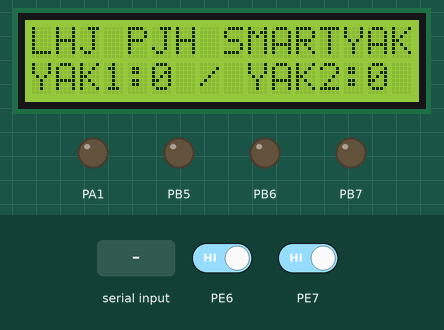
A program run on a simulated ATmega128, built with avr-gcc and emulated at 16 MHz. Parts: 16×2 character LCD, output pins drawn as LEDs (lit = HIGH). Wiring (inferred from the names in the program): PCF8574 port expander at I2C address 0x27. Wiring (inferred from the signals the program sends): character LCD (HD44780): RS Q0; E Q2; backlight Q3; data Q4, Q5, Q6, Q7. Inputs (shaded band) come from the test bench; at power-on: PE7 HIGH, PE6 HIGH.

Above: at 1.3 s.
1.4 s: "1\n" received over Serial
At 1.69 s:
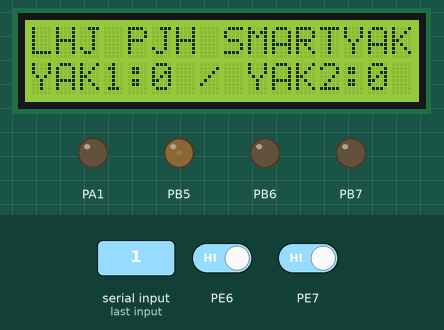
3.2 s: PE7 driven LOW
At 3.44 s:
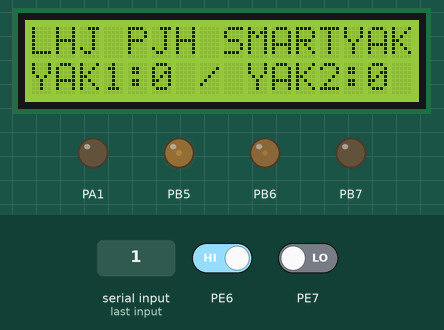
5.0 s: byte 111 ('o') received over Serial
At 5.8 s:
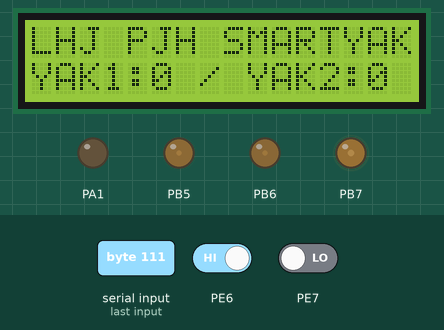
7.8 s: PE6 driven LOW
At 9.1 s:
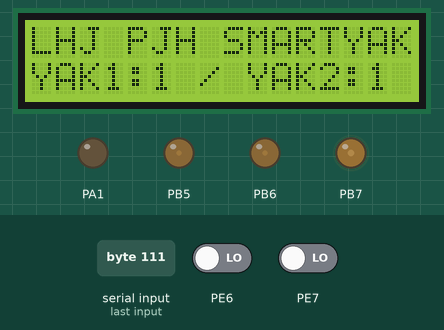
9.4 s: byte 114 ('r') received over Serial
At 10.5 s:
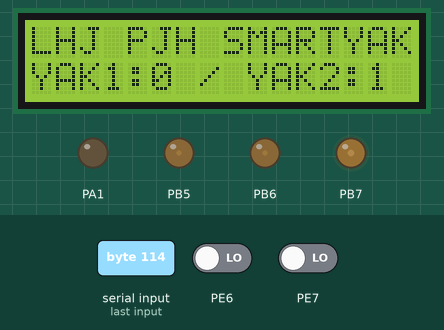
10.9 s: "c\n" received over Serial
At 12.0 s:
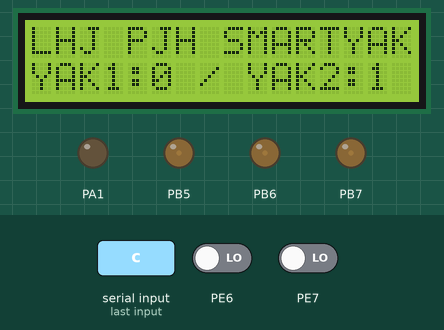
Timing chart, 0 to 13.4 s (numbered marks = the images above; inputs shaded):
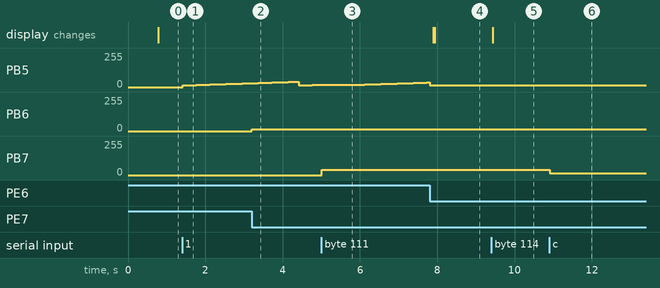

Measured:
- after the input at 1.4 s, PB5: moves from 0/255 to 29/255 over 1.8 s, starting at once
- after the input at 3.2 s, PB6: 0/255 → 13/255 at once
- after the input at 5.0 s, PB7: 0/255 → 40/255 at once
- after the input at 7.8 s, the display: first changes after 0.09 s (image 4 shows a later state)
- after the input at 9.4 s, the display: changes at once (image 5)
- after the input at 10.9 s, PB7: 40/255 → 13/255 at once

The program:

main.c
```c
#define F_CPU 16000000UL
#include <avr/io.h>
#include <util/delay.h>
#include <avr/interrupt.h>
#include "hx711.h"
#include "clcd.h"
#include <string.h>	// strcpy
#include <stdio.h>	// sprintf
//
volatile int check1 = 0;	// 포토 인터럽트0
volatile int check2 = 0;	// 포토 인터럽트1

volatile char receive = 0;	// 어플 받아오는 값
volatile char send = 0;		// 어플 주는 값
volatile char isr_receive = 0;	// 어플 받아오는 값(인터러트)

volatile int check_yak = 0;		// 약이 통안에 있는지 파악하기 위한 변수
volatile int check_time = 0;	// 약 시간인지 아닌지 파악하기 위한 변수

volatile int motor_sel = 0; // 1:A 2:B 3:C .. 어떤 모터를 돌릴지 선택할 변수 switch case ..

// volatile long weight1 = 0;

volatile int yak_cnt1 = 0;
volatile int yak_cnt2 = 0;
volatile int yak_status = 0;

char str0[16] = "LHJ PJH SMARTYAK";
char str1[16] = "0";

void motorA()
{
//	OCR1A = 3100; // +90 deg
// 	OCR1A = 1000;
	for(int i=0 ;i<43; i++){
		if(check1 == 1){
			break;
			OCR1A =1000;
		}
		OCR1A = 1000 + (50*i);
		_delay_ms(70);
	}
// 	_delay_ms(1000);
// 	OCR1A = 1000; // -90 deg
// 	_delay_ms(1000);
}

void motorB()
{
// 	OCR1B = 3100;	// +90 deg
// 	_delay_ms(1000);
// 	OCR1B = 1000;	// -90 deg
// 	_delay_ms(1000);
	for(int j=0 ;j<43; j++){
		if(check2 == 1){
			break;
			OCR1B =1000;
		}
		OCR1B = 1000 + (50*j);
		_delay_ms(100);
	}
}

void motorC()	// 잠금장치 ON OFF
{
	OCR1C = 3100;	// +90 deg
	_delay_ms(1000);
}

void motorC2()	// 잠금장치 ON OFF
{
	OCR1C = 1000;	// 돌아가기 전으로 (-90 deg)
}

ISR(INT6_vect) // PORTD0 포토 인터럽트0
{
	check1 = 1;
	OCR1A = 1000; // -90 deg
}

ISR(INT7_vect) // PORTD1 포토 인터럽트1
{
	check2 = 1;
	OCR1B = 1000;
}

ISR(USART0_RX_vect){	// 인터럽트 수신 // UCSR0B 에 RXCIE = 1 해야함.
	isr_receive=UDR0;

	switch(isr_receive) { 	// o:open, c:close, 1:a약 강제, 2:b약 강제
		case 'o':
			motorC();
			break;
		case 'c':
			motorC2();
			break;
		case '1':
			check_time = 1;
			motor_sel = 1;
			break;
		case '2':
			check_time = 1;
			motor_sel = 2;
			break;
		case 'r':	// reset1
			yak_cnt1 = 0;
			yak_status = 0;
				sprintf(str1, "YAK1:%d / YAK2:%d ", yak_cnt1, yak_cnt2);
				i2c_lcd_string(1, 0, str1);
			break;
		case 'R':	// reset2
			yak_cnt2 = 0;
			yak_status = 0;
				sprintf(str1, "YAK1:%d / YAK2:%d ", yak_cnt1, yak_cnt2);
				i2c_lcd_string(1, 0, str1);
			break;
	}
}

void uart_init() {
	UCSR0A=0x00;
	// ...
	UCSR0B=0x98; // 0b0001 1000 -> 0b1001 1000 = 0x98
	// RXCIE, RXEN, TXEN
	UCSR0C=0x06;
	// 8Bit
	UBRR0H=0;
	// 9600
	UBRR0L=103;
	// 9600
	sei();
}

void uart_send(char data)
{
	while(!(UCSR0A & (1<<UDRE0)));
	UDR0 = data;
}

char uart_receive(void)
{
	while(!(UCSR0A & 0x80));
	//수신완료 flag 비트가 1되면 정지
	return UDR0;
	//UART0번 사용
}

int main(void)
{
	DDRB=0b11100000;   // PB567 out
	TCCR1A=0b10101010; TCCR1B=0x1A;  ICR1=19999;
	// OCR1A -> OC Clear / Fast PWM TOP = ICR1 / 8분주
	// OCR1A=3000; OCR1B=3000;
	// TCCR1B=0x1A; OCR1A=3000; ICR1=19999;
	uart_init();

	// 외부 인터럽트 초기화
	EICRA=0b00000000; //외부인터럽트 01번핀 트리거 신호를  falling edge 설정
	EICRB=0b10100000;
	EIMSK=0b11000000; //INT6, 7을 외부 인터럽트로 사용하기 위해서

//	sei(); // uart_init(); 에 있음
	weight_init();	// 무게 측정 코드 레지스터 설정 함수
	i2c_lcd_init();	// clcd i2c 통신 초기화

	i2c_lcd_string(0, 0, str0);

	sprintf(str1, "YAK1:%d / YAK2:%d ", yak_cnt1, yak_cnt2);
	i2c_lcd_string(1, 0, str1);

//	i2c_lcd_string(1, 0, "test");	// 됨

//	str0[16] = "111111";		// 안됨
//	strcpy(str0, "11111");		// 해결법 string.h 해서.. (문자열을 대입하는 strcpy 함수 사용)
								// 하지만 값을 실시간으로 바꿔야하는게 불가능
//	i2c_lcd_string(0, 0, str0);	//
//	sprintf(str0, "%d", 12345);	// 해결책 stdio.h..
//	i2c_lcd_string(0, 0, str0);	//

	/* 무게 알고리즘 미완성 ★★★★★★

	// 전원 ON 했을 때 무게 측정
	long init_weight[5]=0;
	for(int i=0; i<5; i++){
		init_weight[i]=((ReadCout())/4);
	}	// 5개의 배열안에 값을 넣음

	long temp_weight[5]=0;

	★★★★★★★★★..  */

//	init();
	while(1)
	{
// 		weight1 = ReadCout()/4;
// 		sprintf(str0, "%d", weight1);
// 		i2c_lcd_string(0, 0, str0);	//

		// 약을 체크하는 코드 넣어야 함 (check_yak 변하게)
		// 무게는 weight = ReadCout()/4

		check_yak = 1;	// 일단 약은 항상 있다고..

		if(check_yak == 1)
		{
			// 어플에서 시간이 맞으면 블루투스로 받아서 check_time 변하게 해야함

// 			receive = uart_receive();	// 폴링방식이여서 어플에서 안보내면 여기서 멈춤
// 			// 여기서 멈춤 -> 폴링 방식이 안된다면 인터럽트로 수신받아야 함

//			인터럽트로 했을 때
//
// 			(인터럽트로 한다면 receive = uart_receive() 없애야함!)
//			(isr_receive // 인터럽트로 받아온 변수)
			if(isr_receive == 'a'){
				// A약 시간이 맞으면 a 를 받음 (알람일때)
				check_time = 1;
				motor_sel = 1;	// a모터 선택
				isr_receive == '0';
			} else if(isr_receive == 'b'){
				// B약 시간이 맞으면 b 를 받음 (알람일때)
				check_time = 1;
				motor_sel = 2;	// b모터 선택
				isr_receive == '0';
			}/* ---> 이 코드를 USART ISR vect 에 넣어도 될듯?..*/


// 			if(receive == 'a'){
// 				// A약 시간이 맞으면 a 를 받음 (알람일때)
// 				check_time = 1;
// 				motor_sel = 1;	// a모터 선택
// 			} else if(receive == 'b'){
// 				// B약 시간이 맞으면 b 를 받음 (알람일때)
// 				check_time = 1;
// 				motor_sel = 2;	// b모터 선택
// 			}

// 			// 어플에서 알람시간이 안맞더라도 a, b 보내는 버튼 만들기 필요 -- 인터럽트로 만듦
// 			// ,,,

			if(check_time == 1)
			{
				/*주요 로직*/
				switch(motor_sel)	// motor_sel=1 : A, 2:B
				{
					case 1 :
						while (check1 == 0)		// check1,1 변수는 포토인터럽트 모듈의 인터럽트에 의해서 변경됨
						{
							motorA();
						}	// 약이 떨어질 때 까지 motorA 돌리기 check1 = 1이 되면 while 문 끝남
						// motorC();	// 잠금장치 풀기
						break;

					case 2 :
						while (check2 == 0)		// check1,1 변수는 포토인터럽트 모듈의 인터럽트에 의해서 변경됨
						{
							motorB();
						}	// 약이 떨어질 때 까지 motorB 돌리기 check2 = 1이 되면 while 문 끝남
						// motorC();	// 잠금장치 풀기
						break;

					default:
						break;
				}
				// 약체크 코드 - 약을 한번 떨어 뜨릴 때 마다 체크 하기?
				// 떨어질 때 마다 카운트
				// 이걸 인터럽트 함수에 넣는게 낫나 .. 상관 없을 듯
				if(check1 == 1){
					yak_cnt1 += 1;
				}
				if(check2 == 1){
					yak_cnt2 += 1;
				}
				// LCD에 뿌릴 약 먹은 갯수
				sprintf(str1, "YAK1:%d / YAK2:%d ", yak_cnt1, yak_cnt2);
				i2c_lcd_string(1, 0, str1);
/* 				if(yak_cnt1 >= 10) uart_send('h');
				if(yak_cnt2 >= 10) uart_send('H'); */

				if(!(yak_status)){
					if(yak_cnt1 >= 10 && yak_cnt2 >= 10){
						uart_send('7');	// 둘다 10
						yak_status = 1;
						} else if(yak_cnt1 >= 10){
						uart_init('8');	// 1번칸 10 이상
						yak_status = 1;
						} else if(yak_cnt2 >= 10){
						uart_init('9');	// 2번칸 10 이상
						yak_status = 1;
					}
				}
				// ★★★ 한번만 보내지게 해야함 ★★★ //
				// 10개 이상 카운트 된다면 어플에 h, H 보내기 -> 7 8 9 로
				// 경고처리 할 예정

				// 약이 바닥으로 떨어졌으니 check1,2 = 0으로
				check1 = 0; check2 = 0;			// 다시 약 체크상황 없는걸로 초기화
				check_time = 0; motor_sel = 0;	// 타임이 이제 아닌걸로.. motor_sel도 0
				receive = 0; isr_receive = 0;	// 받은값 다시 초기화
			} else { /*약 먹을 시간 아님, 이 땐 할거 딱히 없음*/ }
		} else { uart_send('n'); } // 약이없다고 알람보내기 어플한테 n을 보냄
	}
}
```

hx711.c
```c
/*
 * hx711.c
 *
 * Created: 2020-07-14 오후 4:20:09
 *  Author: ParkJaeHwan
 */

#include "hx711.h"
#include <avr/io.h>

#define sbi(PORTX, BitX) PORTX |=  (1<<BitX)
#define cbi(PORTX, BitX) PORTX &= ~(1<<BitX)

void UART1_TX(unsigned char data)
{
	while((UCSR1A & 0x20)== 0x00);
	UDR1 = data;
}

void UART1_TX_int(unsigned long data)
{
	unsigned long temp = 0;

	temp = data/10000;
	UART1_TX(temp+48);
	temp = (data&10000)/1000;
	UART1_TX(temp+48);
	temp = (data&1000)/100;
	UART1_TX(temp+48);
	temp = (data&100)/10;
	UART1_TX(temp+48);
	temp = (data&10);
	UART1_TX(temp+48);
}	// 48은 아스키코드와 관련이 있음

unsigned long  ReadCout(void);

volatile unsigned long weight = 0;
volatile unsigned long offset = 0;
volatile int offset_flag = 0;

unsigned long ReadCout(void)
{
	unsigned long sum=0, count=0, data1=0, data2=0;

	for(int j=0; j<32; j++)
	{
		sbi(PORTA,0);	// dout 1
		cbi(PORTA,1);	// sck 0

		count = 0;

		while((PINA & 0b00000001) == 0b00000001);

		for(int i=0; i<24; i++)
		{
			sbi(PORTA, 1); // sck 1
			count = count << 1;
			cbi(PORTA, 1); // sck 0
			if((PINA & 0b00000001) == 0b00000001){
				count++;
			}
		}
		sbi(PORTA, 1);	// sck 1
		count = count^0x800000;
		cbi(PORTA, 1);	// sck 0

		sum += count;
	}
	data1 = sum/32;	// 32개 데이터 합한 것을 평균

	if(offset_flag == 0)
	{
		offset = data1;
		offset_flag = 1;
	}

	if(data1 > offset){
		data2 = data1 - offset;
	} else data2 = 0;

	return data2;
}


void init()
{
	DDRA = 0b00000010; // A0(DOUT) : input A1(SCK):output

	UCSR1A = 0b00000000;
	UCSR1B = 0b00001000;
	UCSR1C = 0b00000110;
	UBRR1H = 0;
	UBRR1L = 103;

	while(1)
	{
		weight = ReadCout()/4;	// 무게는 weight = ReadCout()/4
		UART1_TX_int(weight);	// 아래는 테스트용 UART1을 통한 전송
		UART1_TX('\n');
		UART1_TX('\r');
	}
}

void weight_init()
{
	DDRA = 0b00000010; // A0(DOUT) : input A1(SCK):output

	UCSR1A = 0b00000000;
	UCSR1B = 0b00001000;
	UCSR1C = 0b00000110;
	UBRR1H = 0;
	UBRR1L = 103;
}
```

hx711.h
```c
/*
 * hx711.h
 *
 * Created: 2020-07-14 오후 4:20:22
 *  Author: ParkJaeHwan
 */


#ifndef HX711_H_
#define HX711_H_
#include <avr/io.h>

void weight_init();
unsigned long  ReadCout(void);
void init();


#endif /* HX711_H_ */
```

i2c.c
```c
#define F_CPU 16000000UL

#include <avr/io.h>
#include <util/twi.h>
#include <util/delay.h>

#include "i2c.h"

#define F_SCL 100000UL // SCL frequency
#define Prescaler 1
#define TWBR_val (((F_CPU / F_SCL) - 16 ) / 2)

void i2c_init(void)
{
	// PORTD |= (1<<0) | (1<<1);
	// SFIOR &= ~(1<<PUD);
	TWBR = (uint8_t)TWBR_val;
}

uint8_t i2c_start(uint8_t address)
{
	// reset TWI control register
	TWCR = 0;
	// transmit START condition
	TWCR = (1<<TWINT) | (1<<TWSTA) | (1<<TWEN);
	// wait for end of transmission
	while( !(TWCR & (1<<TWINT)) );
	// check if the start condition was successfully transmitted
	if((TWSR & 0xF8) != TW_START){ return 1; }

	// load slave address into data register
	TWDR = address;
	// start transmission of address
	TWCR = (1<<TWINT) | (1<<TWEN);
	// wait for end of transmission
	while( !(TWCR & (1<<TWINT)) );

	// check if the device has acknowledged the READ / WRITE mode
	uint8_t twst = TW_STATUS & 0xF8;
	if ( (twst != TW_MT_SLA_ACK) && (twst != TW_MR_SLA_ACK) ) return 1;

	return 0;
}

uint8_t i2c_write(uint8_t data)
{
	// load data into data register
	TWDR = data;
	// start transmission of data
	TWCR = (1<<TWINT) | (1<<TWEN);
	// wait for end of transmission
	while( !(TWCR & (1<<TWINT)) );

	if( (TWSR & 0xF8) != TW_MT_DATA_ACK ){ return 1; }

	return 0;
}

uint8_t i2c_read_ack(void)
{
	// start TWI module and acknowledge data after reception
	TWCR = (1<<TWINT) | (1<<TWEN) | (1<<TWEA);
	// wait for end of transmission
	while( !(TWCR & (1<<TWINT)) );
	// return received data from TWDR
	return TWDR;
}

uint8_t i2c_read_nack(void)
{
	// start receiving without acknowledging reception
	TWCR = (1<<TWINT) | (1<<TWEN);
	// wait for end of transmission
	while( !(TWCR & (1<<TWINT)) );
	// return received data from TWDR
	return TWDR;
}

uint8_t i2c_transmit(uint8_t address, uint8_t* data, uint16_t length)
{
	if (i2c_start(address | I2C_WRITE)) return 1;

	for (uint16_t i = 0; i < length; i++)
	{
		if (i2c_write(data[i])) return 1;
		_delay_ms(1);
	}

	i2c_stop();

	return 0;
}

uint8_t i2c_receive(uint8_t address, uint8_t* data, uint16_t length)
{
	if (i2c_start(address | I2C_READ)) return 1;

	for (uint16_t i = 0; i < length - 1; i++)
	{
		data[i] = i2c_read_ack();
	}
	data[(length-1)] = i2c_read_nack();

	i2c_stop();

	return 0;
}

uint8_t i2c_writeReg(uint8_t devaddr, uint8_t regaddr, uint8_t* data, uint16_t length)
{
	if (i2c_start(devaddr | 0x00)) return 1;
	i2c_write(regaddr);

	for (uint16_t i = 0; i < length; i++)
	{
		if (i2c_write(data[i])) {
			return 1;
		}
	}

	i2c_stop();

	return 0;
}

uint8_t i2c_readReg(uint8_t devaddr, uint8_t regaddr, uint8_t* data, uint16_t length)
{
	if (i2c_start(devaddr)) return 1;

	i2c_write(regaddr);

	if (i2c_start(devaddr | 0x01)) return 1;

	for (uint16_t i = 0; i < length; i++)
	{
		data[i] = i2c_read_ack();
	}
	// data[(length-1)] = i2c_read_nack();

	i2c_stop();

	return 0;
}

void i2c_stop(void)
{
	// transmit STOP condition
	TWCR = (1<<TWINT) | (1<<TWEN) | (1<<TWSTO);
}
```

i2c.h
```c
/*
 * i2c.h
 *
 * Created: 2020-07-21 오후 2:17:06
 *  Author: ParkJaeHwan
 */


#ifndef I2C_H_
#define I2C_H_

// #include "uart.h"
#include <avr/io.h>

#define I2C_READ 0x01
#define I2C_WRITE 0x00

void i2c_init(void);
uint8_t i2c_start(uint8_t address);
uint8_t i2c_write(uint8_t data);
uint8_t i2c_read_ack(void);
uint8_t i2c_read_nack(void);
uint8_t i2c_transmit(uint8_t address, uint8_t* data, uint16_t length);
uint8_t i2c_receive(uint8_t address, uint8_t* data, uint16_t length);
uint8_t i2c_writeReg(uint8_t devaddr, uint8_t regaddr, uint8_t* data, uint16_t length);
uint8_t i2c_readReg(uint8_t devaddr, uint8_t regaddr, uint8_t* data, uint16_t length);
void i2c_stop(void);


#endif /* I2C_H_ */
```

clcd.c
```c
/*
 * clcd.c
 *
 * Created: 2020-07-21 오후 2:14:41
 *  Author: ParkJaeHwan
 */

#include "clcd.h"
// #include "uart.h"

#define F_SCL 100000UL // SCL frequency

#define RS1_EN1   0x05
#define RS1_EN0   0x01
#define RS0_EN1   0x04
#define RS0_EN0   0x00
#define BackLight 0x08

uint8_t I2C_addr_PCF8574 = (0x27 << 1);

void i2c_lcd_init(void)
{
	i2c_init();
	_delay_ms(500);

	// printf("Before Initialize... \r\n");
	i2c_lcd_command_8(0x30); _delay_ms(5);
	i2c_lcd_command_8(0x30); _delay_us(100);
	i2c_lcd_command_8(0x30); _delay_us(100);
	i2c_lcd_command_8(0x20); _delay_us(100);

	i2c_lcd_command(0x28); _delay_us(50);
	i2c_lcd_command(0x08); _delay_us(50);
	i2c_lcd_command(0x01); _delay_ms(3);
	i2c_lcd_command(0x06); _delay_us(50);
	i2c_lcd_command(0x0C); _delay_us(50);

	// printf("Connect Ok\r\n");
}

void i2c_lcd_command_8(uint8_t command)
{
	uint8_t c_buf[2];

	c_buf[0] = (command&0xF0) | RS0_EN1 | BackLight;
	c_buf[1] = (command&0xF0) | RS0_EN0 | BackLight;

	while(i2c_transmit(I2C_addr_PCF8574, c_buf, 2));
}

void i2c_lcd_command(uint8_t command)
{
	uint8_t c_buf[4];

	c_buf[0] = (command &0xF0) | RS0_EN1 | BackLight;
	c_buf[1] = (command &0xF0) | RS0_EN0 | BackLight;

	c_buf[2] = ((command <<4)&0xF0) | RS0_EN1 | BackLight;
	c_buf[3] = ((command <<4)&0xF0) | RS0_EN0 | BackLight;

	while(i2c_transmit(I2C_addr_PCF8574, c_buf, 4));
}

void i2c_lcd_data(uint8_t data)
{
	uint8_t d_buf[4];

	d_buf[0] = (data &0xF0) | RS1_EN1 | BackLight;
	d_buf[1] = (data &0xF0) | RS1_EN0 | BackLight;

	d_buf[2] = ((data <<4)&0xF0) | RS1_EN1 | BackLight;
	d_buf[3] = ((data <<4)&0xF0) | RS1_EN0 | BackLight;

	while(i2c_transmit(I2C_addr_PCF8574, d_buf, 4));
}

void i2c_lcd_goto_XY(uint8_t row, uint8_t col)
{
	uint8_t address = (0x40 * row) + col;
	uint8_t command = 0x80 | address;

	i2c_lcd_command(command);
}

void i2c_lcd_string(uint8_t row, uint8_t col, char *string)
{
	i2c_lcd_goto_XY(row, col);
	while(*string) {
		i2c_lcd_data(*string++);
	}
}
```

clcd.h
```c
/*
 * clcd.h
 *
 * Created: 2020-07-21 오후 2:16:07
 *  Author: ParkJaeHwan
 */


#ifndef CLCD_H_
#define CLCD_H_

#ifndef  F_CPU
#define F_CPU 16000000UL
#endif

#include "i2c.h"
#include <util/delay.h>

#include <avr/io.h>
#include <stdint.h>

void twi_init(void);
void i2c_lcd_init(void);
void i2c_lcd_command(uint8_t command);
void i2c_lcd_command_8(uint8_t command);
void i2c_lcd_data(uint8_t data);
void i2c_lcd_goto_XY(uint8_t row, uint8_t col);
void i2c_lcd_string(uint8_t row, uint8_t col, char string[]);

#endif /* CLCD_H_ */
```
